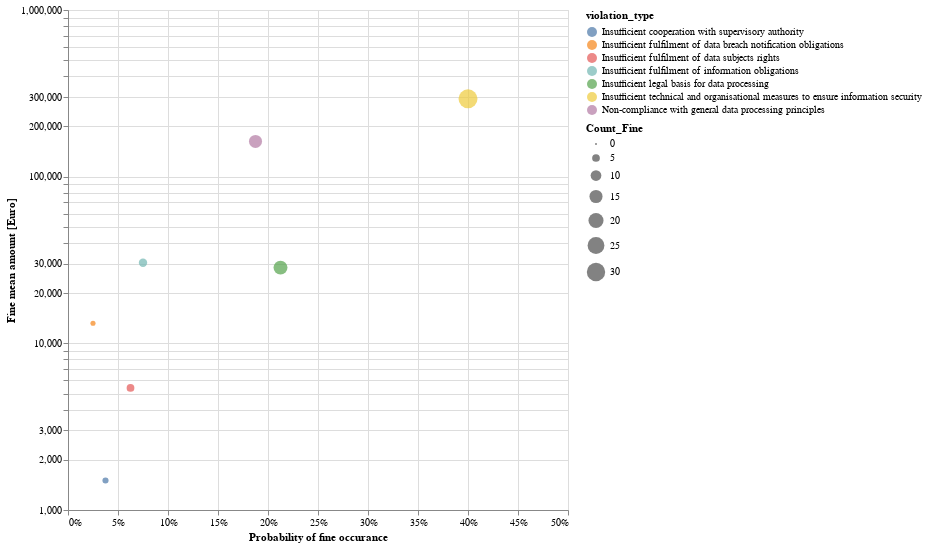

Source (notebook cell):
### Code cell
import altair as alt
from vega_datasets import data

alt.Chart(df_hc_summary).mark_circle(size=500).encode(
    x=alt.X('Percentage_Fine_Occ', axis=alt.Axis(format='%'), scale=alt.Scale(domain=[0, 0.50]), title='Probability of fine occurance'),
    y=alt.X('Fine_Mean', title='Fine mean amount [Euro]', scale=alt.Scale(type='log')),
    color='violation_type',
    size='Count_Fine'
).properties(
    width=500,
    height=500
).configure_legend(labelLimit= 0)

### Figure 1 — Vega-Lite specification as saved in the notebook (floating-point values rounded to 4 significant figures)
{"config": {"view": {"continuousWidth": 400, "continuousHeight": 300}, "legend": {"labelLimit": 0}}, "data": {"name": "data-62751b3b95b227383b75ab983b076557"}, "mark": {"type": "circle", "size": 500}, "encoding": {"color": {"field": "violation_type", "type": "nominal"}, "size": {"field": "Count_Fine", "type": "quantitative"}, "x": {"axis": {"format": "%"}, "field": "Percentage_Fine_Occ", "scale": {"domain": [0, 0.5]}, "title": "Probability of fine occurance", "type": "quantitative"}, "y": {"field": "Fine_Mean", "scale": {"type": "log"}, "title": "Fine mean amount [Euro]", "type": "quantitative"}}, "height": 500, "width": 500, "$schema": "https://vega.github.io/schema/vega-lite/v4.17.0.json", "datasets": {"data-62751b3b95b227383b75ab983b076557": [{"violation_type": "Insufficient technical and organisational measures to ensure information security", "Fine": 9376000.0, "Count_Fine": 32, "Fine_Max": 2900000.0, "Fine_Mean": 293000.0, "Percentage_Fine_Occ": 0.4, "Risk_Score": 117200.0}, {"violation_type": "Non-compliance with general data processing principles", "Fine": 2441000.0, "Count_Fine": 15, "Fine_Max": 1200000.0, "Fine_Mean": 162700.0, "Percentage_Fine_Occ": 0.1875, "Risk_Score": 30510.0}, {"violation_type": "Insufficient legal basis for data processing", "Fine": 484000.0, "Count_Fine": 17, "Fine_Max": 100000.0, "Fine_Mean": 28470.0, "Percentage_Fine_Occ": 0.2125, "Risk_Score": 6050.0}, {"violation_type": "Insufficient fulfilment of information obligations", "Fine": 152400.0, "Count_Fine": 6, "Fine_Max": 50000.0, "Fine_Mean": 30480.0, "Percentage_Fine_Occ": 0.075, "Risk_Score": 2286.0}, {"violation_type": "Insufficient fulfilment of data subjects rights", "Fine": 27000.0, "Count_Fine": 5, "Fine_Max": 8000.0, "Fine_Mean": 5400.0, "Percentage_Fine_Occ": 0.0625, "Risk_Score": 337.5}, {"violation_type": "Insufficient fulfilment of data breach notification obligations", "Fine": 26400.0, "Count_Fine": 2, "Fine_Max": 19000.0, "Fine_Mean": 13200.0, "Percentage_Fine_Occ": 0.025, "Risk_Score": 330.0}, {"violation_type": "Insufficient cooperation with supervisory authority", "Fine": 4511.0, "Count_Fine": 3, "Fine_Max": 2000.0, "Fine_Mean": 1504.0, "Percentage_Fine_Occ": 0.0375, "Risk_Score": 56.39}]}}
